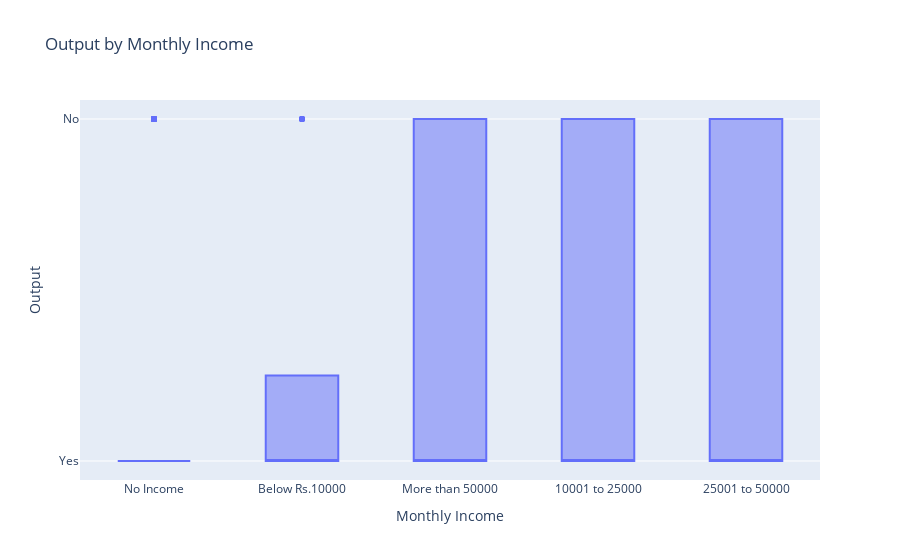

The code cell stored with this chart in its notebook:
### Code cell
import plotly.express as px

# ניקח דוגמה של משתנה 'Monthly Income' ו-'Output'
fig = px.box(data, x='Monthly Income', y='Output', title='Output by Monthly Income')
fig.show()

### Figure 1 — Plotly figure (JSON) as saved in the notebook; plotly's stock layout.template omitted (floating-point values rounded to 4 significant figures; data arrays with more than 128 entries replaced by an {"elided": "..."} marker saying what was removed)
{"data": [{"alignmentgroup": "True", "hovertemplate": "Monthly Income=%{x}<br>Output=%{y}<extra></extra>", "legendgroup": "", "marker": {"color": "#636efa"}, "name": "", "notched": false, "offsetgroup": "", "orientation": "v", "showlegend": false, "type": "box", "x": {"elided": "388 str values"}, "x0": " ", "xaxis": "x", "y": {"elided": "388 str values"}, "y0": " ", "yaxis": "y"}], "layout": {"autosize": true, "boxmode": "group", "legend": {"tracegroupgap": 0}, "title": {"text": "Output by Monthly Income"}, "xaxis": {"anchor": "y", "autorange": true, "domain": [0, 1], "range": [-0.5, 4.5], "title": {"text": "Monthly Income"}, "type": "category"}, "yaxis": {"anchor": "x", "autorange": true, "domain": [0, 1], "range": [-0.05556, 1.056], "title": {"text": "Output"}, "type": "category"}}}
